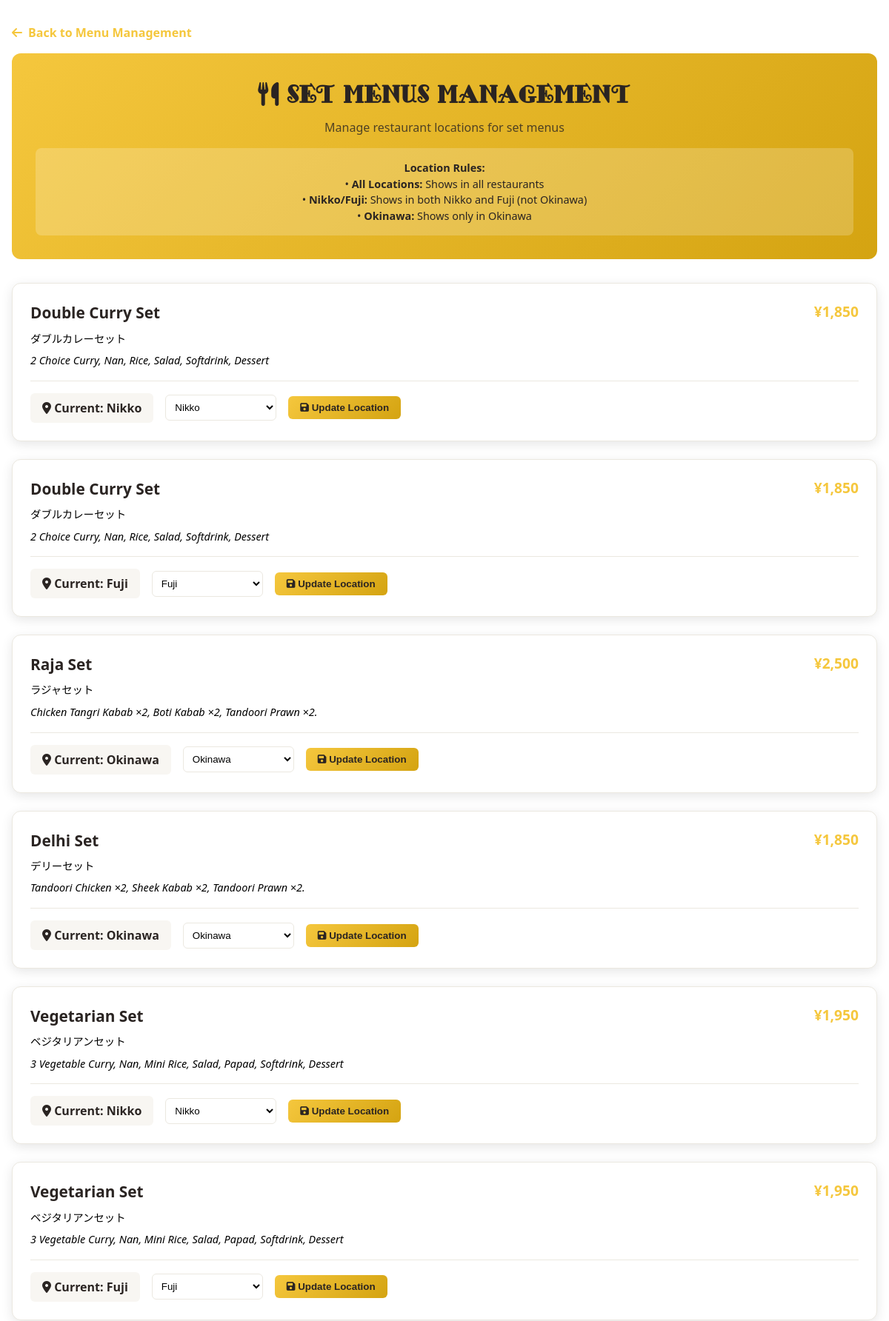
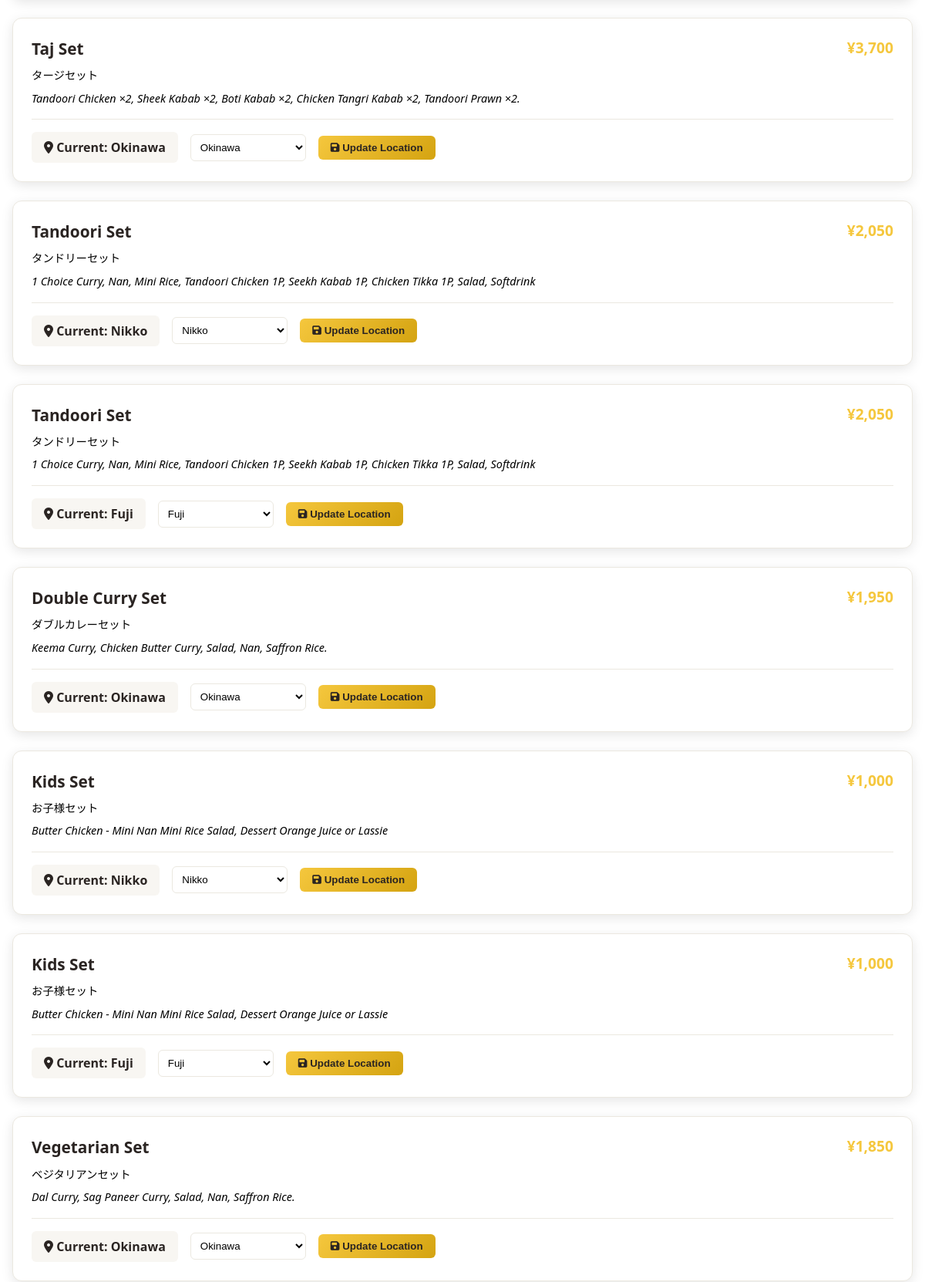
The page /admin/set-menus (upper part) on the database its author committed (2 pictures, top to bottom).
### tables this page shows
CREATE TABLE menu_sets (
                    id INTEGER PRIMARY KEY AUTOINCREMENT,
                    name_en TEXT NOT NULL,
                    name_jp TEXT NOT NULL,
                    description_en TEXT,
                    description_jp TEXT,
                    price INTEGER NOT NULL,
                    image_url TEXT,
                    is_available BOOLEAN DEFAULT 1,
                    sort_order INTEGER DEFAULT 0,
                    created_at TIMESTAMP DEFAULT CURRENT_TIMESTAMP
                , restaurant_location TEXT NOT NULL DEFAULT "all");

### app.py (the view)
@app.route('/admin/set-menus')
def admin_set_menus():
    set_menus = db.get_all_set_menus()
    return render_template('admin_set_menus.html', set_menus=set_menus)

### database.py (called while the page is built)
    def get_all_set_menus(self) -> List[Dict]:
        with sqlite3.connect(self.db_path) as conn:
            conn.row_factory = sqlite3.Row
            cursor = conn.cursor()
            cursor.execute('''
                SELECT * FROM menu_sets
                ORDER BY sort_order, name_en
            ''')
            return [dict(row) for row in cursor.fetchall()]

### templates/admin_set_menus.html (shortened to what this page needs)
<!DOCTYPE html>
<html lang="en">
<head>
    <link rel="stylesheet" href="{{ url_for('static', filename='css/style.css') }}">
    <link rel="stylesheet" href="https://cdnjs.cloudflare.com/ajax/libs/font-awesome/6.0.0/css/all.min.css">
</head>
<body>
    <div class="admin-container">
        <a href="{{ url_for('admin_menu') }}" class="back-link">
            <i class="fas fa-arrow-left"></i>
            Back to Menu Management
        </a>
        <div class="admin-header">
            <h1><i class="fas fa-utensils"></i> Set Menus Management</h1>
            <p>Manage restaurant locations for set menus</p>
            <div style="background: rgba(255,255,255,0.2); padding: 1rem; border-radius: 8px; margin-top: 1rem; font-size: 0.9rem;">
                <strong>Location Rules:</strong><br>
                • <strong>All Locations:</strong> Shows in all restaurants<br>
                • <strong>Nikko/Fuji:</strong> Shows in both Nikko and Fuji (not Okinawa)<br>
                • <strong>Okinawa:</strong> Shows only in Okinawa
            </div>
        </div>
        {% if set_menus %}
            {% for set_menu in set_menus %}
            <div class="set-menu-card">
                <div class="set-menu-header">
                    <div class="set-menu-info">
                        <h3>{{ set_menu.name_en }}</h3>
                        <p>{{ set_menu.name_jp }}</p>
                        {% if set_menu.description_en %}
                        <p style="margin-top: 0.5rem; font-style: italic;">{{ set_menu.description_en }}</p>
                        {% endif %}
                    </div>
                    <div class="set-menu-price">¥{{ "{:,}".format(set_menu.price) }}</div>
                </div>
                <div class="location-form">
                    <div class="current-location">
                        <i class="fas fa-map-marker-alt"></i>
                        Current: <strong>{{ set_menu.restaurant_location.title() }}</strong>
                    </div>
                    <form method="POST" action="{{ url_for('update_set_menu_location', set_id=set_menu.id) }}" style="display: flex; gap: 1rem; align-items: center; flex-wrap: wrap;">
                        <select name="restaurant_location" class="location-select" required>
                            <option value="nikko" {% if set_menu.restaurant_location == 'nikko' %}selected{% endif %}>Nikko</option>
                            <option value="fuji" {% if set_menu.restaurant_location == 'fuji' %}selected{% endif %}>Fuji</option>
                            <option value="okinawa" {% if set_menu.restaurant_location == 'okinawa' %}selected{% endif %}>Okinawa</option>
                        </select>
                        <button type="submit" class="update-btn">
                            <i class="fas fa-save"></i> Update Location
                        </button>
                    </form>
                </div>
            </div>
            {% endfor %}
        {% else %}
            <div class="empty-state">
                <i class="fas fa-utensils"></i>
                <h3>No Set Menus Found</h3>
                <p>There are no set menus in the database yet.</p>
            </div>
        {% endif %}
    </div>
</body>
</html>

### templates/admin_set_menus.html (style rules this page uses)
.admin-container { max-width: 1200px; margin: 2rem auto; padding: 0 1rem; }
.admin-header { background: var(--gradient-gold); color: hsl(var(--luxury-black)); padding: 2rem; border-radius: 12px; margin-bottom: 2rem; text-align: center; }
.admin-header h1 { margin: 0; font-size: 2rem; font-weight: 700; }
.admin-header p { margin: 0.5rem 0 0 0; opacity: 0.8; }
.set-menu-card { background: white; border-radius: 12px; padding: 1.5rem; margin-bottom: 1.5rem; box-shadow: 0 4px 15px rgba(0, 0, 0, 0.1); border: 1px solid hsl(var(--border)); }
.set-menu-header { display: flex; justify-content: space-between; align-items: flex-start; margin-bottom: 1rem; }
.set-menu-info h3 { margin: 0 0 0.5rem 0; color: hsl(var(--luxury-black)); font-size: 1.3rem; }
.set-menu-info p { margin: 0; color: hsl(var(--text-secondary)); font-size: 0.9rem; }
.set-menu-price { font-size: 1.2rem; font-weight: 700; color: hsl(var(--luxury-gold)); }
.location-form { display: flex; gap: 1rem; align-items: center; flex-wrap: wrap; margin-top: 1rem; padding-top: 1rem; border-top: 1px solid hsl(var(--border)); }
.location-select { padding: 0.5rem; border: 1px solid hsl(var(--border)); border-radius: 6px; background: white; min-width: 150px; }
.update-btn { background: linear-gradient(135deg, hsl(var(--luxury-gold)), hsl(var(--luxury-gold-dark))); color: hsl(var(--luxury-black)); padding: 0.5rem 1rem; border: none; border-radius: 6px; cursor: pointer; font-weight: 600; transition: var(--transition-smooth); }
.current-location { background: hsl(var(--luxury-cream)); padding: 0.5rem 1rem; border-radius: 6px; font-weight: 600; color: hsl(var(--luxury-black)); }
.back-link { display: inline-flex; align-items: center; gap: 0.5rem; color: hsl(var(--luxury-gold)); text-decoration: none; font-weight: 600; margin-bottom: 1rem; transition: var(--transition-smooth); }

### rows shown on the page
menu_sets: name_en "Double Curry Set", name_jp "ダブルカレーセット", description_en "2 Choice Curry, Nan, Rice, Salad, Softdrink, Dessert", price "1,850", restaurant_location "Nikko"
menu_sets: name_en "Double Curry Set", name_jp "ダブルカレーセット", description_en "2 Choice Curry, Nan, Rice, Salad, Softdrink, Dessert", price "1,850", restaurant_location "Fuji"
menu_sets: name_en "Raja Set", name_jp "ラジャセット", description_en "Chicken Tangri Kabab ×2, Boti Kabab ×2, Tandoori Prawn ×2.", price "2,500", restaurant_location "Okinawa"
menu_sets: name_en "Delhi Set", name_jp "デリーセット", description_en "Tandoori Chicken ×2, Sheek Kabab ×2, Tandoori Prawn ×2.", price "1,850", restaurant_location "Okinawa"
menu_sets: name_en "Vegetarian Set", name_jp "ベジタリアンセット", description_en "3 Vegetable Curry, Nan, Mini Rice, Salad, Papad, Softdrink, Dessert", price "1,950", restaurant_location "Nikko"
menu_sets: name_en "Vegetarian Set", name_jp "ベジタリアンセット", description_en "3 Vegetable Curry, Nan, Mini Rice, Salad, Papad, Softdrink, Dessert", price "1,950", restaurant_location "Fuji"
menu_sets: name_en "Taj Set", name_jp "タージセット", description_en "Tandoori Chicken ×2, Sheek Kabab ×2, Boti Kabab ×2, Chicken Tangri Kabab ×2, Tandoori Prawn ×2.", price "3,700", restaurant_location "Okinawa"
menu_sets: name_en "Tandoori Set", name_jp "タンドリーセット", description_en "1 Choice Curry, Nan, Mini Rice, Tandoori Chicken 1P, Seekh Kabab 1P, Chicken Tikka 1P, Salad, Softdrink", price "2,050", restaurant_location "Nikko"
menu_sets: name_en "Tandoori Set", name_jp "タンドリーセット", description_en "1 Choice Curry, Nan, Mini Rice, Tandoori Chicken 1P, Seekh Kabab 1P, Chicken Tikka 1P, Salad, Softdrink", price "2,050", restaurant_location "Fuji"
menu_sets: name_en "Double Curry Set", name_jp "ダブルカレーセット", description_en "Keema Curry, Chicken Butter Curry, Salad, Nan, Saffron Rice.", price "1,950", restaurant_location "Okinawa"
menu_sets: name_en "Kids Set", name_jp "お子様セット", description_en "Butter Chicken - Mini Nan Mini Rice Salad, Dessert Orange Juice or Lassie", price "1,000", restaurant_location "Nikko"
menu_sets: name_en "Kids Set", name_jp "お子様セット", description_en "Butter Chicken - Mini Nan Mini Rice Salad, Dessert Orange Juice or Lassie", price "1,000", restaurant_location "Fuji"
menu_sets: name_en "Vegetarian Set", name_jp "ベジタリアンセット", description_en "Dal Curry, Sag Paneer Curry, Salad, Nan, Saffron Rice.", price "1,850", restaurant_location "Okinawa"
